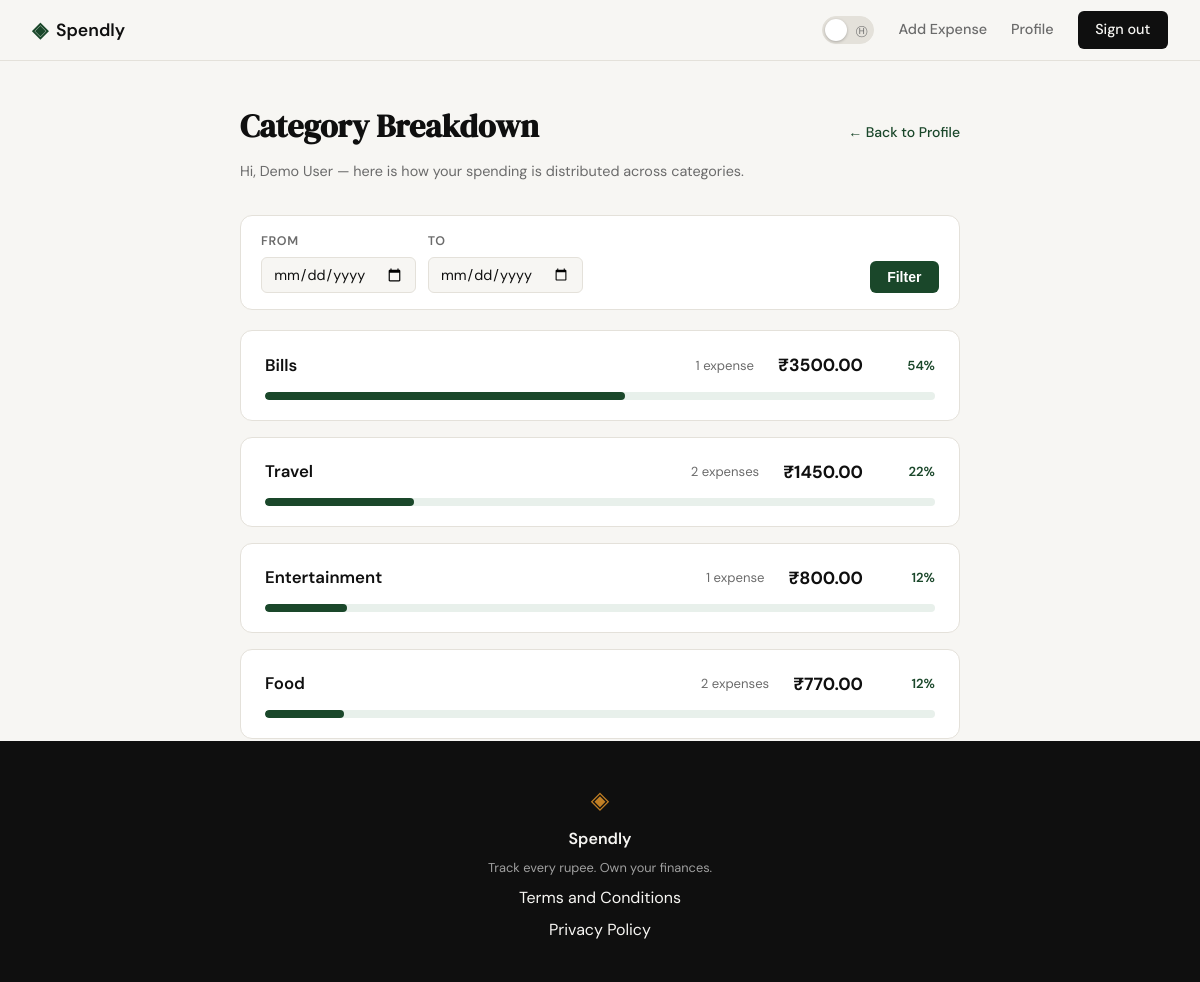
The page /profile/categories (signed in) on the database its author committed.
### tables this page shows
CREATE TABLE categories (
            id         INTEGER PRIMARY KEY AUTOINCREMENT,
            user_id    INTEGER NOT NULL REFERENCES users(id) ON DELETE CASCADE,
            name       TEXT    NOT NULL,
            created_at TIMESTAMP DEFAULT CURRENT_TIMESTAMP
        );

### app.py (the view)
@app.route("/profile/categories")
@login_required
def category_breakdown():
    from_date, to_date = _parse_date_params()
    conn = get_db()
    try:
        categories = conn.execute(
            """
            SELECT c.name,
                   COUNT(e.id)                AS count,
                   COALESCE(SUM(e.amount), 0) AS total
            FROM categories c
            LEFT JOIN expenses e
                   ON e.category_id = c.id
                  AND e.user_id = ?
                  AND (? IS NULL OR e.date >= ?)
                  AND (? IS NULL OR e.date <= ?)
            WHERE c.user_id = ?
            GROUP BY c.id
            ORDER BY total DESC
            """,
            (session["user_id"], from_date, from_date, to_date, to_date, session["user_id"])
        ).fetchall()
        grand_total = conn.execute(
            """
            SELECT COALESCE(SUM(amount), 0) AS total
            FROM expenses
            WHERE user_id = ?
              AND (? IS NULL OR date >= ?)
              AND (? IS NULL OR date <= ?)
            """,
            (session["user_id"], from_date, from_date, to_date, to_date)
        ).fetchone()
    finally:
        conn.close()
    return render_template(
        "categories.html",
        categories=categories,
        grand_total=grand_total["total"],
        user_name=session["user_name"],
        from_date=from_date,
        to_date=to_date,
    )

### app.py (called while the page is built)
def login_required(f):
    @wraps(f)
    def decorated(*args, **kwargs):
        if "user_id" not in session:
            flash("Please sign in to continue.", "error")
            return redirect(url_for("login"))
        return f(*args, **kwargs)
    return decorated

def _parse_date_params():
    from_date = request.args.get("from", "").strip() or None
    to_date   = request.args.get("to",   "").strip() or None
    for val in (from_date, to_date):
        if val and not _DATE_RE.match(val):
            flash("Invalid date format — use YYYY-MM-DD.", "error")
            return None, None
    return from_date, to_date

### database/db.py (called while the page is built)
def get_db():
    conn = sqlite3.connect(DATABASE)
    conn.row_factory = sqlite3.Row
    conn.execute("PRAGMA foreign_keys = ON")
    return conn

### templates/categories.html (shortened to what this page needs)
{% extends "base.html" %}
{% block content %}
<div class="cat-page">
    <div class="cat-header">
        <h1 class="cat-title">Category Breakdown</h1>
        <a href="{{ url_for('profile') }}" class="back-link">&larr; Back to Profile</a>
    </div>
    <p class="cat-subtitle">Hi, {{ user_name }} — here is how your spending is distributed across categories.</p>
    <form class="date-filter-form" method="get" action="">
        <div class="filter-fields">
            <label class="filter-label">
                From
                <input class="filter-input" type="date" name="from" value="{{ from_date or '' }}">
            </label>
            <label class="filter-label">
                To
                <input class="filter-input" type="date" name="to" value="{{ to_date or '' }}">
            </label>
        </div>
        <div class="filter-actions">
            <button class="filter-btn" type="submit">Filter</button>
        </div>
    </form>
    {% set has_expenses = categories | selectattr('count', 'gt', 0) | list | length > 0 %}
    {% if not has_expenses %}
        <div class="cat-empty">
            <span class="cat-empty-icon">&#128184;</span>
            <h2 class="cat-empty-heading">No expenses recorded yet</h2>
            <p class="cat-empty-text">Once you add some expenses, your category breakdown will appear here.</p>
        </div>
    {% else %}
        <div class="cat-list">
            {% for cat in categories %}
            <div class="cat-card">
                <div class="cat-card-top">
                    <span class="cat-name">{{ cat['name'] }}</span>
                    <div class="cat-meta">
                        <span class="cat-count">{{ cat['count'] }} expense{{ 's' if cat['count'] != 1 else '' }}</span>
                        <span class="cat-amount">&#8377;{{ "%.2f"|format(cat['total']) }}</span>
                        <span class="cat-pct">
                            {% if grand_total > 0 %}
                                {{ "%.0f"|format(cat['total'] / grand_total * 100) }}%
                            {% else %}
                                0%
                            {% endif %}
                        </span>
                    </div>
                </div>
                <div class="bar-track">
                    <div class="bar-fill" style="width: {% if grand_total > 0 %}{{ "%.2f"|format(cat['total'] / grand_total * 100) }}%{% else %}0%{% endif %};"></div>
                </div>
            </div>
            {% endfor %}
        </div>
    {% endif %}
</div>
{% endblock %}

### static/css/style.css (style rules this page uses)
:root { --ink: #0f0f0f; --ink-soft: #2d2d2d; --ink-muted: #6b6b6b; --ink-faint: #a0a0a0; --paper: #f7f6f3; --paper-warm: #f0ede6; --paper-card: #ffffff; --accent: #1a472a; --accent-light: #e8f0eb; --accent-2: #c17f24; --accent-2-light: #fdf3e3; --danger: #c0392b; --danger-light: #fdecea; --border: #e4e1da; --border-soft: #eeebe4; --font-display: 'DM Serif Display', Georgia, serif; --font-body: 'DM Sans', system-ui, sans-serif; --max-width: 1200px; --auth-width: 440px; --radius-sm: 6px; --radius-md: 12px; --radius-lg: 20px; }
*, *::before, *::after { box-sizing: border-box; margin: 0; padding: 0; }
html { font-size: 16px; scroll-behavior: smooth; }
body { background: var(--paper); color: var(--ink); font-family: var(--font-body); font-size: 1rem; line-height: 1.6; -webkit-font-smoothing: antialiased; }
a { color: inherit; text-decoration: none; }

### templates/categories.html (style rules this page uses)
.cat-page { max-width: 760px; margin: 2.5rem auto; padding: 0 1.25rem; font-family: var(--font-body); }
.cat-header { display: flex; align-items: baseline; justify-content: space-between; flex-wrap: wrap; gap: 0.75rem; margin-bottom: 0.5rem; }
.cat-title { font-family: var(--font-display); font-size: 2rem; color: var(--ink); margin: 0; }
.cat-subtitle { font-size: 0.9rem; color: var(--ink-muted); margin: 0 0 2rem; }
.back-link { font-size: 0.875rem; color: var(--accent); text-decoration: none; font-weight: 500; }
.cat-list { display: flex; flex-direction: column; gap: 1rem; }
.cat-card { background: var(--paper-card); border: 1px solid var(--border); border-radius: var(--radius-md); padding: 1.25rem 1.5rem; }
.cat-card-top { display: flex; align-items: center; justify-content: space-between; flex-wrap: wrap; gap: 0.5rem; margin-bottom: 0.75rem; }
.cat-name { font-size: 1.05rem; font-weight: 600; color: var(--ink); }
.cat-meta { display: flex; align-items: center; gap: 1.5rem; flex-wrap: wrap; }
.cat-amount { font-size: 1.1rem; font-weight: 700; color: var(--ink); }
.cat-count { font-size: 0.82rem; color: var(--ink-muted); }
.cat-pct { font-size: 0.82rem; font-weight: 600; color: var(--accent); min-width: 3rem; text-align: right; }
.bar-track { width: 100%; height: 8px; background: var(--accent-light); border-radius: var(--radius-lg); overflow: hidden; }
.bar-fill { height: 100%; background: var(--accent); border-radius: var(--radius-lg); transition: width 0.3s ease; min-width: 0; }
.date-filter-form { display: flex; flex-wrap: wrap; align-items: flex-end; gap: 0.75rem; margin-bottom: 1.25rem; padding: 1rem 1.25rem; background: var(--paper-card); border: 1px solid var(--border); border-radius: var(--radius-md); }
.filter-fields { display: flex; gap: 0.75rem; flex-wrap: wrap; flex: 1; }
.filter-label { display: flex; flex-direction: column; gap: 0.3rem; font-size: 0.78rem; font-weight: 600; text-transform: uppercase; letter-spacing: 0.05em; color: var(--ink-muted); }
.filter-input { padding: 0.45rem 0.7rem; border: 1px solid var(--border); border-radius: var(--radius-sm); background: var(--paper); color: var(--ink); font-size: 0.9rem; font-family: var(--font-body); }
.filter-actions { display: flex; align-items: center; gap: 0.75rem; }
.filter-btn { padding: 0.5rem 1.1rem; background: var(--accent); color: #fff; border: none; border-radius: var(--radius-sm); font-size: 0.875rem; font-weight: 600; cursor: pointer; transition: opacity 0.15s; }

### rows shown on the page
categories: name "Bills", count "1", total "3500.00", cat "54", {{ "%.2f"|format(cat['total'] / grand_total * 100) }} 53.68 (drawn)
categories: name "Travel", count "2", count "s", total "1450.00", cat "22", {{ "%.2f"|format(cat['total'] / grand_total * 100) }} 22.24 (drawn)
categories: name "Entertainment", count "1", total "800.00", cat "12", {{ "%.2f"|format(cat['total'] / grand_total * 100) }} 12.27 (drawn)
categories: name "Food", count "2", count "s", total "770.00", cat "12", {{ "%.2f"|format(cat['total'] / grand_total * 100) }} 11.81 (drawn)

### other values the page prints
{{ user_name }} "Demo User"
